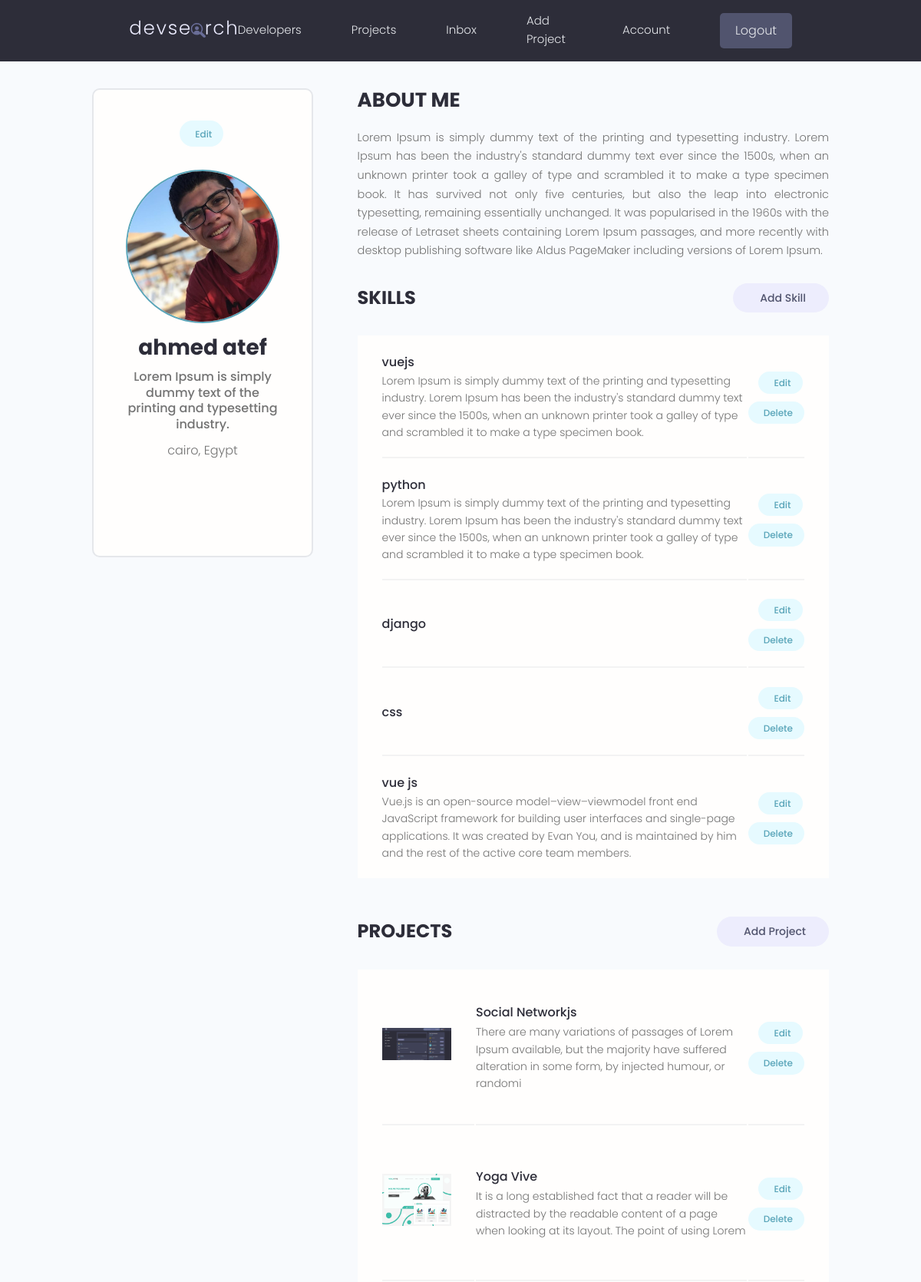
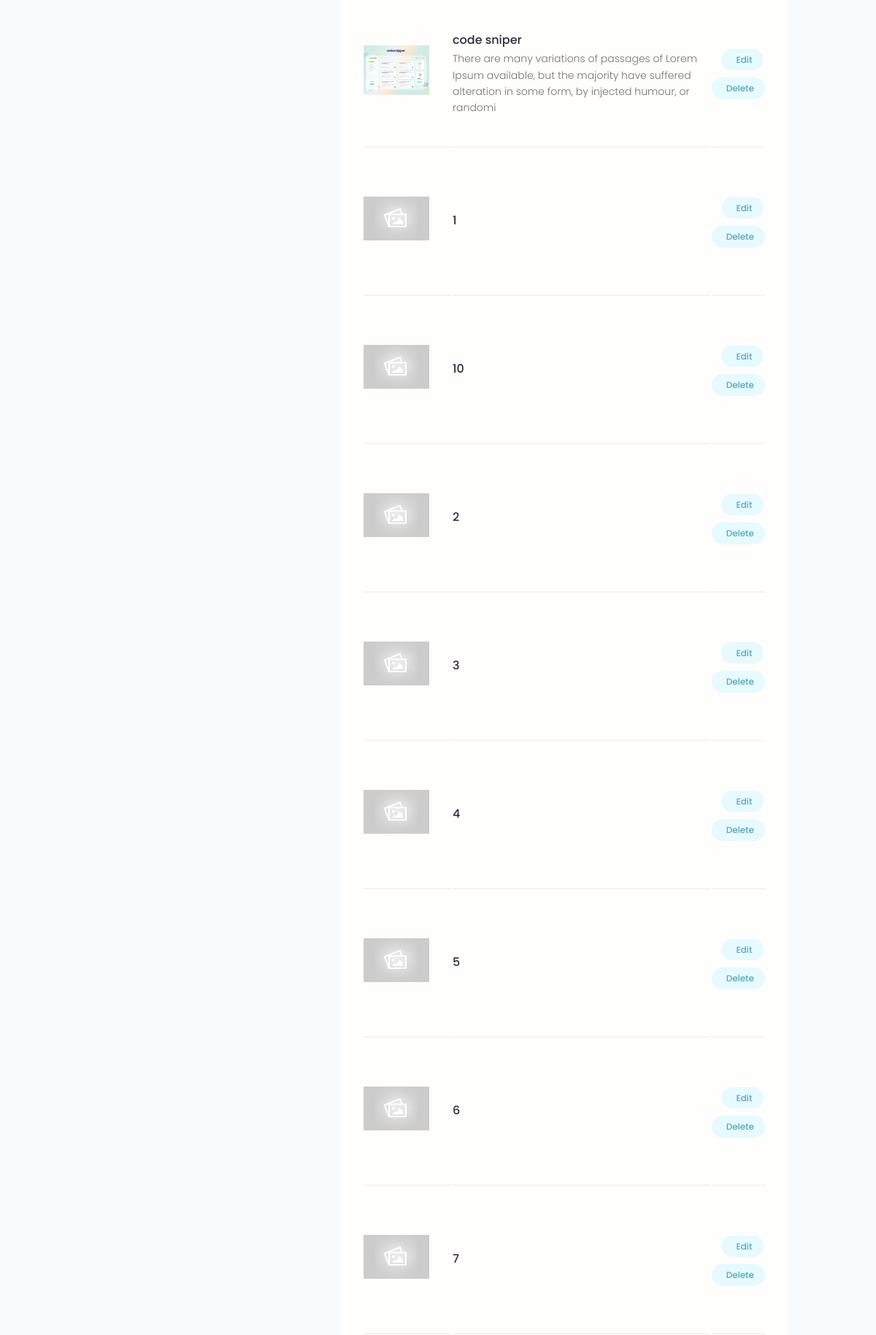
The app's page /account/ (signed in, upper part) with its own data (2 pictures, top to bottom).
### users/models.py (models this page shows, shortened)
class Profile(models.Model):
    id = models.UUIDField(primary_key=True, unique=True, default=uuid.uuid4, editable=False)
    created_at = models.DateTimeField(auto_now_add=True)
    updated_at = models.DateTimeField(auto_now=True)
    name = models.CharField(max_length=200, null=True, blank=True)
    username = models.CharField(max_length=200, null=True, blank=True)
    location = models.CharField(max_length=200, null=True, blank=True)
    email = models.EmailField(max_length=500, null=True, blank=True)
    short_intro = models.CharField(max_length=200, null=True, blank=True)
    bio = models.TextField(null=True, blank=True)
    profile_image = models.ImageField(null=True, blank=True, default='profiles/user-default.png', upload_to='profiles/')
    social_github = models.CharField(max_length=200, null=True, blank=True)
    social_twitter = models.CharField(max_length=200, null=True, blank=True)
    social_facebook = models.CharField(max_length=200, null=True, blank=True)
    social_linkedin = models.CharField(max_length=200, null=True, blank=True)
    social_youtube = models.CharField(max_length=200, null=True, blank=True)
    social_website = models.CharField(max_length=200, null=True, blank=True)
    user = models.OneToOneField(User, on_delete=models.CASCADE, null=True, blank=True)
    class Meta:
        ordering = ["-created_at"]
    @property
    def imageURL(self):
        try:
            url = self.profile_image.url
        except:
            url = ''
        return url

class Skill(models.Model):
    id = models.UUIDField(primary_key=True, unique=True, default=uuid.uuid4, editable=False)
    created_at = models.DateTimeField(auto_now_add=True)
    updated_at = models.DateTimeField(auto_now=True)
    name = models.CharField(max_length=200, null=True, blank=True)
    description = models.TextField(null=True, blank=True)
    owner = models.ForeignKey('Profile', on_delete=models.CASCADE, null=True, blank=True)

### projects/models.py (models this page shows, shortened)
class Project(models.Model):
    id = models.UUIDField(primary_key=True, unique=True, default=uuid.uuid4, editable=False)
    created_at = models.DateTimeField(auto_now_add=True)
    updated_at = models.DateTimeField(auto_now=True)
    title = models.CharField(max_length=200)
    description = models.TextField(null=True, blank=True)
    demo_link = models.CharField(max_length=2000, null=True, blank=True)
    source_link = models.CharField(max_length=2000, null=True, blank=True)
    vote_total = models.IntegerField(default=0, null=True, blank=True)
    vote_ratio = models.IntegerField(default=0, null=True, blank=True)
    feature_image = models.ImageField(null=True, blank=True, default='projects/default.jpg', upload_to='projects/')
    tags = models.ManyToManyField('Tag', blank=True)
    owner = models.ForeignKey('users.Profile', on_delete=models.CASCADE, null=True, blank=True)
    class Meta:
        ordering = ["-vote_ratio", "-vote_total", "title"]
    @property
    def imageURL(self):
        try:
            url = self.feature_image.url
        except:
            url = ''
        return url

### users/views.py (the view)
# urls.py: path("account/", views.UserAccount, name="account"),
@login_required(login_url="login")
def UserAccount(request):
    profile = request.user.profile
    skills = profile.skill_set.all()
    projects = profile.project_set.all()
    context = {'profile': profile, 'skills':skills, 'projects':projects}
    return render(request,'users/account.html', context)

### users/templates/users/account.html (shortened to what this page needs)
{% extends 'main.html' %}
{% block content %}
  <main class="settingsPage profile my-md">
    <div class="container">
      <div class="layout">
        <div class="column column--1of3">
          <div class="card text-center">
            <div class="card__body dev">
              <a class="tag tag--pill tag--main settings__btn" href="{% url 'edit-account' %}"> Edit</a>
              <img class="avatar avatar--xl dev__avatar" src="{{ profile.imageURL }}" />
              <h2 class="dev__name">{{profile.name}}</h2>
              <p class="dev__title">{{ profile.short_intro }}</p>
              <p class="dev__location">{{ profile.location }}</p>
              <ul class="dev__social">
              </ul>
            </div>
          </div>
        </div>
        <div class="column column--2of3">
          <div class="devInfo">
            <h3 class="devInfo__title">About Me</h3>
            <p class="devInfo__about">{{profile.bio}}</p>
          </div>
          <div class="settings">
            <h3 class="settings__title">Skills</h3>
            <a class="tag tag--pill tag--sub settings__btn tag--lg" href="{% url 'create-skill' %}"> Add Skill</a>
          </div>
          <table class="settings__table">
            {% for skill in skills %}
              <tr>
              <td class="settings__tableInfo">
                  <h4>{{skill.name}}</h4>
                  <p>{{skill.description}}</p>
              </td>
              <td class="settings__tableActions">
                  <a class="tag tag--pill tag--main settings__btn" href="{% url 'update-skill' skill.id %}"> Edit</a>
                  <a class="tag tag--pill tag--main settings__btn" href="{% url 'delete-skill' skill.id %}?next=/account/"> Delete</a>
              </td>
              </tr>
            {% endfor %}
          </table>
          <div class="settings">
            <h3 class="settings__title">Projects</h3>
            <a class="tag tag--pill tag--sub settings__btn tag--lg" href="{% url 'create-project' %}"> Add Project</a>
          </div>
          <table class="settings__table">
            {% for project in projects %}
              <tr>
                <td class="settings__thumbnail">
                  <a href="{% url 'project' project.id %}"><img src="{{ project.imageURL }}" alt="Project Thumbnail" /></a>
                </td>
                <td class="settings__tableInfo">
                  <a href="{% url 'project' project.id %}">{{project.title}}</a>
                  <p>{{project.description|slice:150}}</p>
                </td>
                <td class="settings__tableActions">
                  <a class="tag tag--pill tag--main settings__btn" href="{% url 'update-project' project.id %}"> Edit</a>
                  <a class="tag tag--pill tag--main settings__btn" href="{% url 'delete-project' project.id %}?next=/account/"> Delete</a>
                </td>
              </tr>
            {% endfor %}
          </table>
        </div>
      </div>
    </div>
  </main>
{% endblock content %}

### static/styles/app.css (style rules this page uses)
:root { --color-sub: #2d2d39; }
.card { border: 2px solid var(--color-light); }
img { width: 100%; }
.profile .card > .dev { padding: 4rem; }
.dev__avatar { display: block; margin: auto; }
.dev__name { color: var(--color-sub); font-size: 2.8rem; font-weight: 700; margin-top: 1rem; margin-bottom: 0.5rem; }
.dev__title { font-size: 1.6rem; font-weight: 500; line-height: 1.3; }
.dev__location { margin-top: 1rem; }
.dev__social { margin: 3rem 0; list-style: none; display: flex; justify-content: center; gap: 1.5rem; }
.devInfo { margin-bottom: 3rem; }
.devInfo__title, .devInfo__subtitle { font-size: 2.6rem; color: var(--color-sub); text-transform: uppercase; font-weight: 700; margin-bottom: 1.5rem; }
.devInfo__about, .devSkill__info { font-size: 1.45rem; line-height: 1.7; text-align: justify; }
.settingsPage .dev > .settings__btn { display: inline-block; margin-bottom: 3rem; }
.settings { display: flex; justify-content: space-between; align-items: center; }
.settings__title { font-size: 2.4rem; text-transform: uppercase; font-weight: 700; color: var(--color-sub); }
.settings__table { margin-top: 3rem; margin-bottom: 5rem; padding: 0 3rem; background: var(--color-white); }
.settings__table tr { width: 100%; }
.settings__table tr > td { padding: 2rem 0; }
.settings__table tr:not(:last-child) td { border-bottom: 2px solid var(--color-white-light); }
.settings__thumbnail { width: 23%; min-width: 10rem; }
.settings__thumbnail img { padding-right: 3rem; height: 15rem; object-fit: contain; }
.settings__tableInfo { width: 100%; }
.settings__tableInfo h4, .settings__tableInfo a { padding-right: 1rem; width: auto; font-size: 1.6rem; font-weight: 500; color: var(--color-sub); }
.settings__tableInfo p { font-size: 1.4rem; }
.settings__tableActions { text-align: right; }

### static/uikit/styles/modules/_variables.css (style rules this page uses)
:root { --color-main: #5aa5b9; --color-main-light: #e6faff; --color-sub: #3f4156; --color-sub-light: #51546e; --color-sub-lighter: #ededfd; --color-text: #737373; --color-gray: #8b8b8b; --color-light: #e5e7eb; --color-light-gray: #767676; --color-bg: #f8fafd; --color-white: #fffefd; --color-white-light: #f3f3f3; --color-success: #359e64; --color-success-bg: #def8e8; --color-error: #fc4b0b; --color-error-bg: #fff2ee; --font-base: 'Poppins', arial, helvetica, 'Segoe UI', roboto, ubuntu, sans-serif; --font-monospace: 'Fira Code', 'Courier New', courier, monospace; --font-regular: 300; --font-medium: 500; --font-bold: 700; --generic-shadow: 1px 1px 5px #00000010; --generic-transition: all 0.3s ease-in-out; }

### static/uikit/styles/modules/_base.css (style rules this page uses)
* { margin: 0; padding: 0; box-sizing: border-box; text-rendering: optimizeLegibility; color: inherit; font-size: inherit; }
html { font-size: 50%; }
@media only screen and (min-width: 480px) { html { font-size: 56.25%; } }
@media only screen and (min-width: 1200px) { html { font-size: 62.5%; } }
body { line-height: 1.6; font-weight: 400; font-size: 1.5rem; color: var(--color-text); background-color: var(--color-bg); min-height: 100vh; }

### static/uikit/styles/modules/_typography.css (style rules this page uses)
* { font-family: var(--font-base); }
h2 { font-size: 3.6rem; font-weight: var(--font-bold); }
h3 { font-size: 3.2rem; font-weight: var(--font-medium); }
h4 { font-size: 2.8rem; font-weight: var(--font-medium); }
p, span, strong { font-size: 1.6rem; color: var(--color-text); font-weight: var(--font-regular); }
a { padding-bottom: 2px; text-decoration: none; display: inline-block; color: var(--color-main); font-weight: var(--font-medium); }

### static/uikit/styles/modules/_utilities.css (style rules this page uses)
.container { width: 92%; max-width: 165rem; margin: 0 auto; box-sizing: border-box; }
@media screen and (min-width: 1000px) { .container { width: 90%; } }
@media screen and (min-width: 1200px) { .container { width: 80%; } }
.text-center { text-align: center; }
.my-md { margin: 3rem auto; }

### static/uikit/styles/modules/_avatar.css (style rules this page uses)
.avatar { border-radius: 50%; border: 2px solid var(--color-main); object-fit: cover; }
.avatar--xl { height: 20rem; width: 20rem; }

### static/uikit/styles/modules/_card.css (style rules this page uses)
.card { border-radius: 1rem; background-color: var(--color-white); border: 1.5px solid var(--color-light); width: auto; height: auto; margin-top: 0.5rem; margin-bottom: 0.5rem; overflow: hidden; }
.card__body, .card__header { padding: 2rem 2.5rem; }

### static/uikit/styles/modules/_layout.css (style rules this page uses)
.layout { display: flex; flex-flow: row wrap; justify-content: space-between; }
.layout > .column { margin-bottom: 3rem; }
.layout > .column.column--1of3 { flex-basis: 30%; }
.layout > .column.column--2of3 { flex-basis: 64%; }

### records on screen
Profile: imageURL (picture), name "ahmed atef", short_intro "Lorem Ipsum is simply dummy text of the printing and typesetting industry.", location "cairo, Egypt", bio "Lorem Ipsum is simply dummy text of the printing and typesetting industry. Lorem Ipsum has been the industry's standard dummy text ever since the 1500s, when an unknown printer took a galley of type and scrambled it to make a type specimen book. It has survived not only five centuries, but also the leap into electronic typesetting, remaining essentially unchanged. It was popularised in the 1960s with the release of Letraset sheets containing Lorem Ipsum passages, and more recently with desktop publishing software like Aldus PageMaker including versions of Lorem Ipsum."
Skill: name "vuejs", description "Lorem Ipsum is simply dummy text of the printing and typesetting industry. Lorem Ipsum has been the industry's standard dummy text ever since the 1500s, when an unknown printer took a galley of type and scrambled it to make a type specimen book."
Skill: name "python", description "Lorem Ipsum is simply dummy text of the printing and typesetting industry. Lorem Ipsum has been the industry's standard dummy text ever since the 1500s, when an unknown printer took a galley of type and scrambled it to make a type specimen book."
Skill: name "django"
Skill: name "css"
Skill: name "vue js", description "Vue.js is an open-source model–view–viewmodel front end JavaScript framework for building user interfaces and single-page applications. It was created by Evan You, and is maintained by him and the rest of the active core team members."
Project: imageURL (picture), title "Social Networkjs", description "There are many variations of passages of Lorem Ipsum available, but the majority have suffered alteration in some form, by injected humour, or randomi"
Project: imageURL (picture), title "Yoga Vive", description "It is a long established fact that a reader will be distracted by the readable content of a page when looking at its layout. The point of using Lorem"
Project: imageURL (picture), title "code sniper", description "There are many variations of passages of Lorem Ipsum available, but the majority have suffered alteration in some form, by injected humour, or randomi"
Project: imageURL (placeholder picture), title "1"
Project: imageURL (placeholder picture), title "10"
Project: imageURL (placeholder picture), title "2"
Project: imageURL (placeholder picture), title "3"
Project: imageURL (placeholder picture), title "4"
Project: imageURL (placeholder picture), title "5"
Project: imageURL (placeholder picture), title "6"
Project: imageURL (placeholder picture), title "7"
